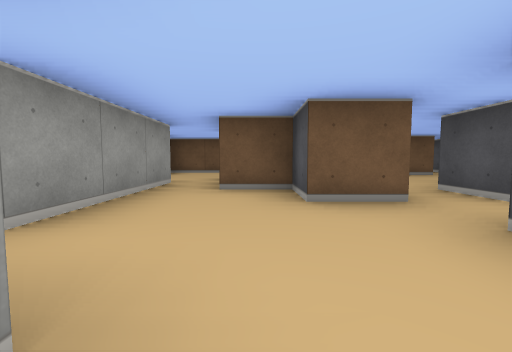
[1] (above)

24 first-person views from a walk through a cub3D maze. The camera is about half as high as the walls, tilts 4° down and sees 90° across. The floor is counted in squares. Each view is taken from the middle of a square. On the plan, view 1 faces up. The plan holds only what a view shows up to about 9 squares ahead; the rest is blank.

[2]
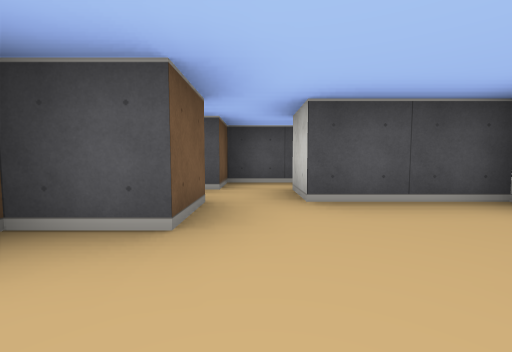

[3]
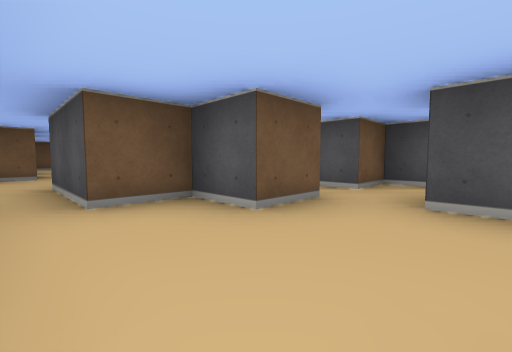

[4]
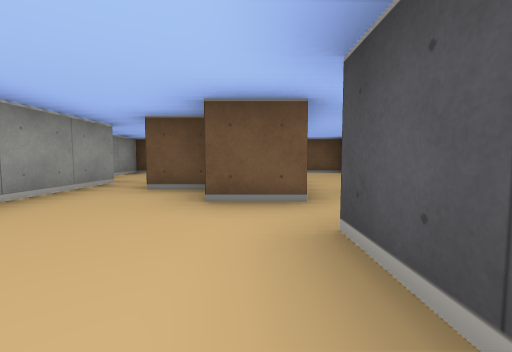

[5]
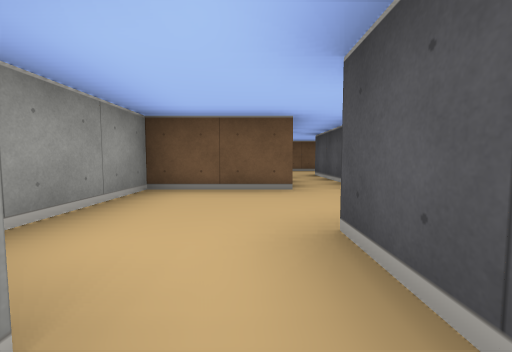

[6]
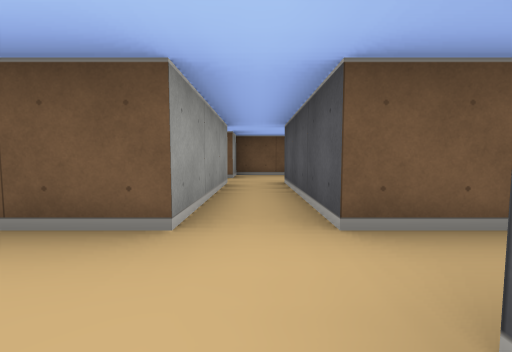

[7]
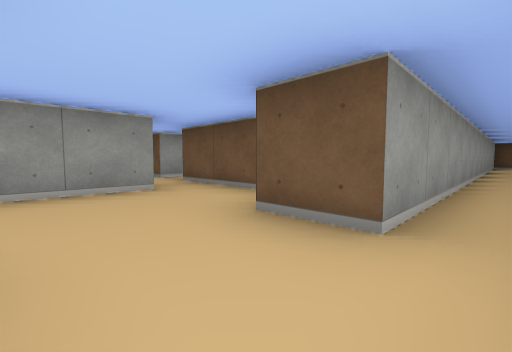

[8]
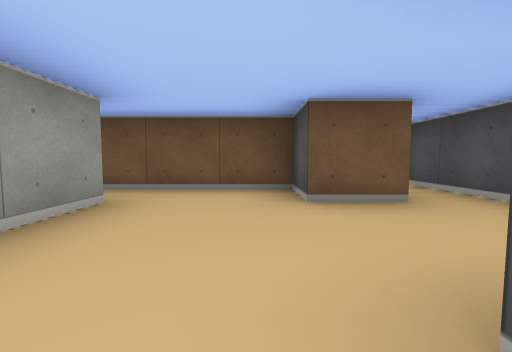

[9]
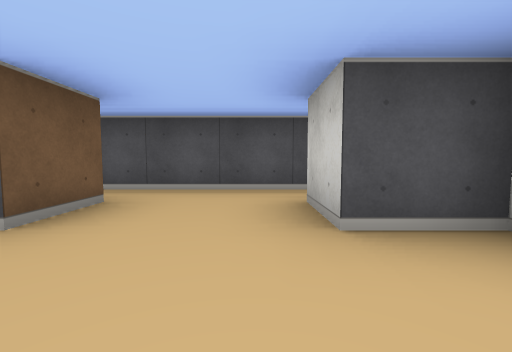

[10]
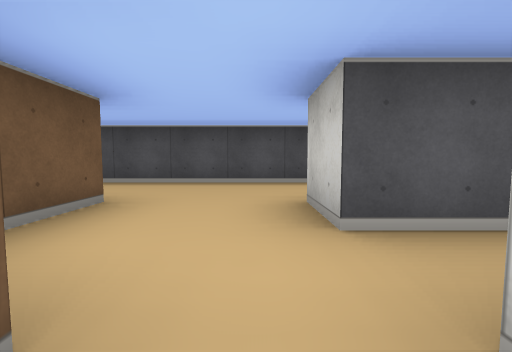

[11]
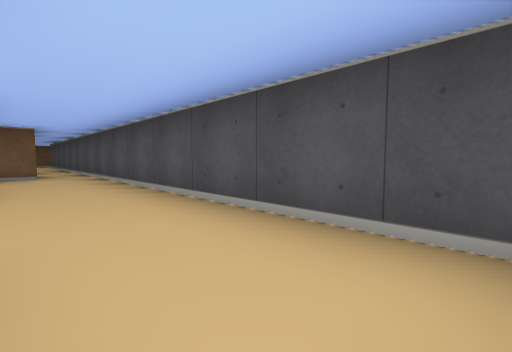

[12]
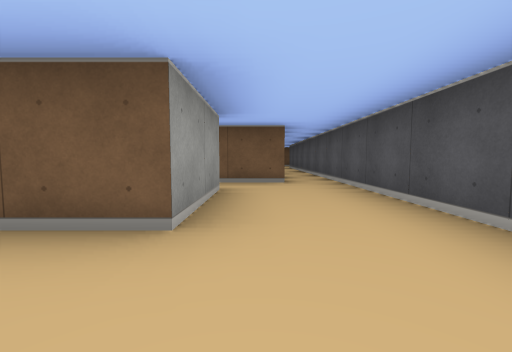

[13]
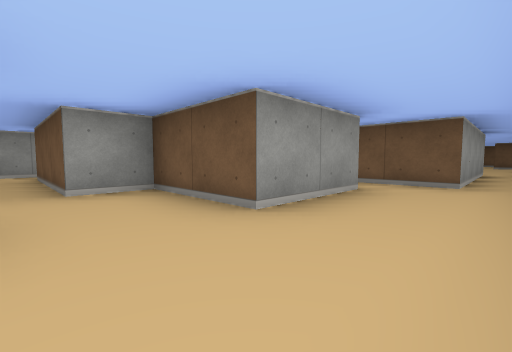

[14]
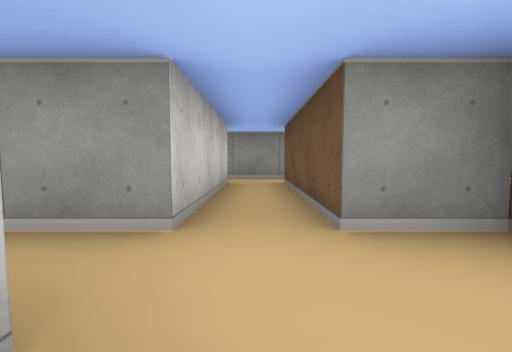

[15]
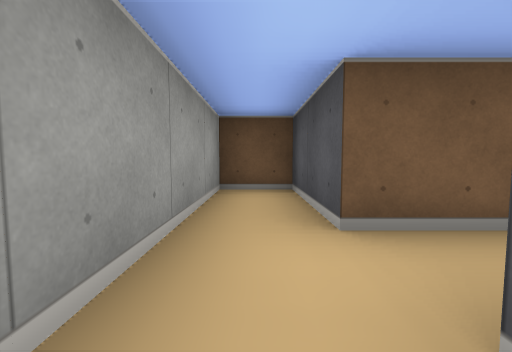

[16]
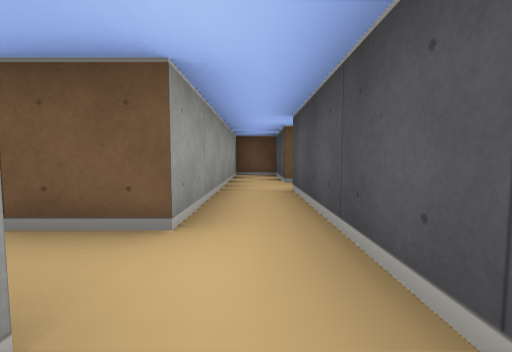

[17]
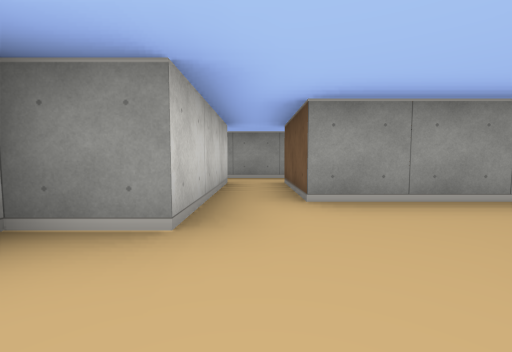

[18]
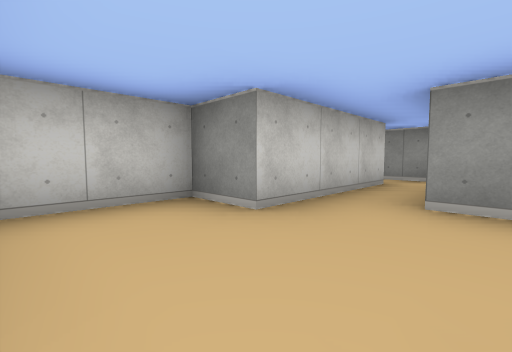

[19]
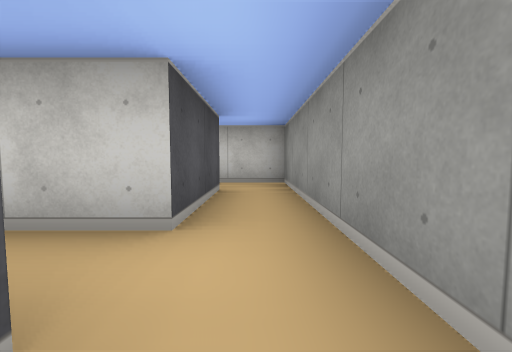

[20]
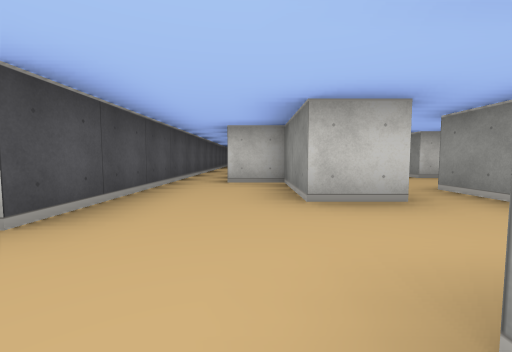

[21]
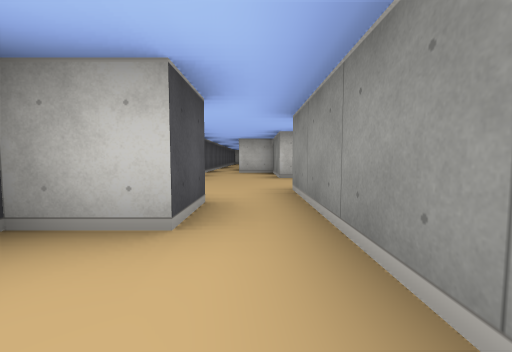

[22]
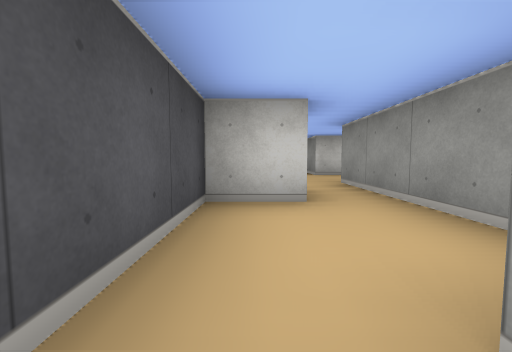

[23]
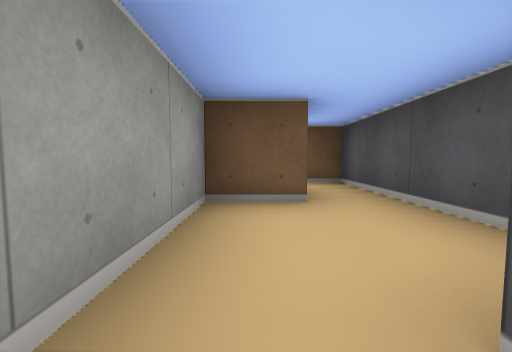

[24]
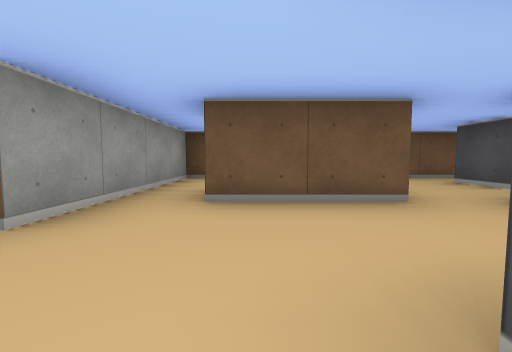

### Floor plan
Points are (right, up) in squares from view 1. A wall is a line through its corners. A room is listed if a view was taken in it or the views show most of it. See-through windows are left out.
Room 1 (views 1, 2, 3, 4, 5, 17, 18)
walls: (1.6, 2.5) (0.5, 2.5) (0.5, 3.5) (-0.5, 3.5) (-0.5, 4.5); (-1.5, 0.5) (-0.5, 0.5) (-0.5, -0.5) (1.5, -0.5) (1.5, 1.5) (2.5, 1.5); (-1.5, 4.5) (-1.5, 1.5); (3.5, 1.2) (3.5, 2.5) (2.5, 2.5)
ways out: opening at (-1, 5) to room 2; opening at (2, 2) to room 4; opening at (-2.5, 1) to room 7
Room 2 (view 6)
walls: (-0.5, 4.5) (-0.5, 5.5); (1.5, 7.5) (0.5, 7.5) (0.5, 10.5); (-0.5, 10.5) (-0.5, 7.5) (-2.5, 7.5) (-2.5, 5.5)
ways out: opening at (-1, 5) to room 1; opening at (1, 7) to room 4; opening at (0, 11) to room 5
Room 3 (view 7)
walls: (5.5, 4.2) (5.5, 8.2); (4.5, 17.2) (4.5, 6.5)
ways out: opening at (4, 5.5) to room 4
Room 4 (views 8, 9)
walls: (3.5, 3.4) (3.5, 4.5) (4.5, 4.5); (4.5, 6.5) (3.5, 6.5) (3.5, 7.5) (1.5, 7.5); (1.5, 6.6) (1.5, 4.9); (2.5, 2.5) (2.5, 3.5)
ways out: opening at (2, 2) to room 1; opening at (1, 7) to room 2; opening at (4, 5.5) to room 3
Room 5 (views 10, 14)
walls: (-3.5, 10.5) (-0.5, 10.5); (0.5, 10.5) (1.5, 10.5); (1.5, 12.5) (-0.5, 12.5) (-0.5, 11.5) (-3.5, 11.5) (-3.5, 13.5) (-4.5, 13.5) (-4.5, 10.5)
ways out: opening at (0, 11) to room 2; opening at (1, 11.5) to room 6; opening at (-4, 9.5) to room 7
Room 6 (views 11, 12, 13)
walls: (1.5, 14.6) (1.5, 12.5); (3.5, 8.9) (3.5, 14.6)
ways out: opening at (1, 11.5) to room 5; opening at (2.5, 13.5) to room 10
Room 7 (views 15, 16, 19)
walls: (-4.5, 1.6) (-4.5, -1.5); (-3.5, 7.4) (-3.5, 10.5); (-1.5, 1.5) (-3.5, 1.5); (-3.5, -1.5) (-3.5, 0.5) (-1.5, 0.5); (-4.5, 10.5) (-4.5, 8.5)
ways out: opening at (-2.5, 1) to room 1; opening at (-4, 9.5) to room 5; opening at (-5, 8); opening at (-4, -0.5)
Room 8 (views 20, 23, 24)
walls: (1.5, 21.5) (1.5, 19.5) (2.5, 19.5); (3.5, 19.5) (3.5, 22.5); (4.6, 24.5) (2.5, 24.5) (2.5, 25.5); (1.5, 25.5) (1.5, 23.5)
ways out: opening at (2, 25) to room 9; opening at (3, 20) to room 10; opening at (1, 22.5); opening at (4, 23.5)
Room 9 (views 21, 22)
walls: (2.6, 27.5) (1.5, 27.5) (1.5, 25.5); (2.5, 25.5) (3.5, 25.5) (3.5, 28.5)
ways out: opening at (2, 25) to room 8; opening at (3, 28)
Room 10 (no view inside)
walls: (3.5, 14.6) (3.5, 19.5); (2.5, 19.5) (2.5, 15.5) (1, 15.5)
ways out: opening at (2.5, 13.5) to room 6; opening at (3, 20) to room 8; opening at (0.5, 15)

Positions as (right, up) in squares from view 1, and headings:
1: (0, 0), facing up
2: (-1, 2), facing right
3: (-1, 1), facing up-right
4: (1, 0), facing up
5: (-1, 4), facing up
6: (0, 6), facing up
7: (5, 5), facing up-left
8: (3, 4), facing up
9: (2, 5), facing right
10: (-1, 11), facing right
11: (2, 9), facing up-right
12: (2, 11), facing up
13: (3, 11), facing up-left
14: (1, 11), facing left
15: (-4, 10), facing up
16: (-4, 7), facing up
17: (1, 1), facing left
18: (1, 2), facing down-left
19: (-4, 2), facing down
20: (2, 24), facing down
21: (2, 27), facing down
22: (3, 28), facing down
23: (2, 25), facing up
24: (3, 22), facing up
